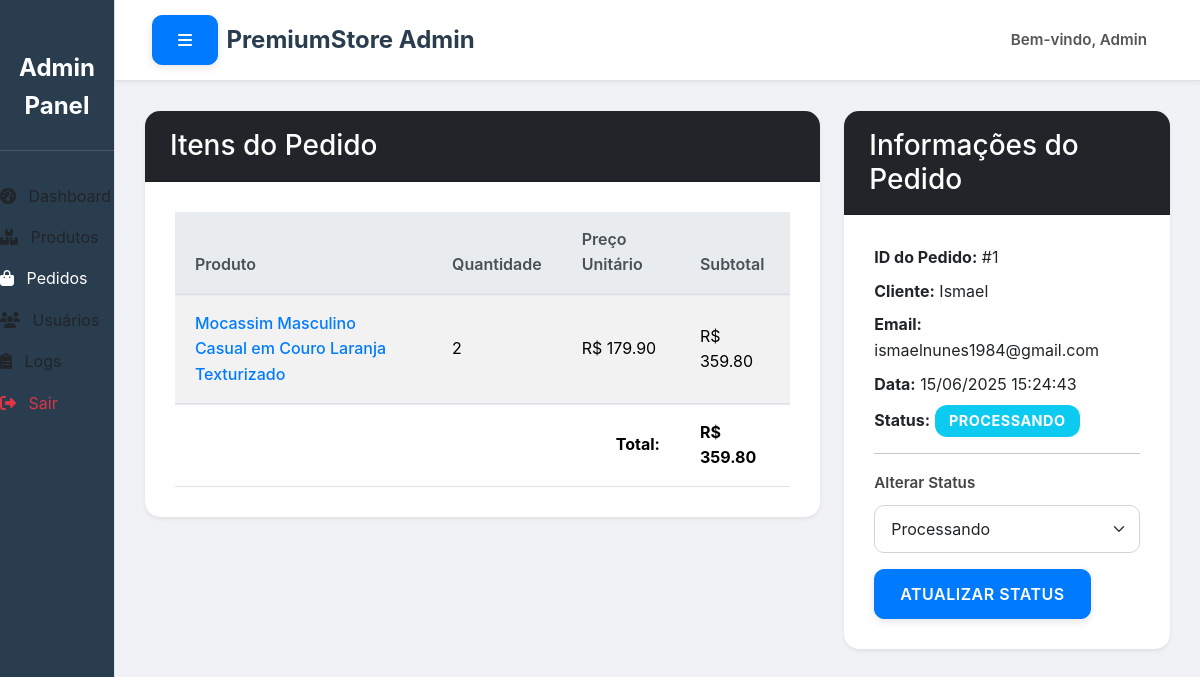
The page /admin/pedidos/1 (signed in) on the database its author committed.
### tables this page shows
CREATE TABLE pedido_itens (
            id INTEGER PRIMARY KEY AUTOINCREMENT,
            pedido_id INTEGER,
            produto_id INTEGER,
            quantidade INTEGER NOT NULL,
            preco_unitario REAL NOT NULL,
            FOREIGN KEY (pedido_id) REFERENCES pedidos(id) ON DELETE CASCADE,
            FOREIGN KEY (produto_id) REFERENCES produtos(id) ON DELETE CASCADE
        );

CREATE TABLE produtos (
            id INTEGER PRIMARY KEY AUTOINCREMENT,
            nome TEXT NOT NULL,
            preco REAL NOT NULL,
            estoque INTEGER NOT NULL,
            descricao TEXT,
            imagem TEXT
        );

CREATE TABLE pedidos (
            id INTEGER PRIMARY KEY AUTOINCREMENT,
            usuario_id INTEGER,
            data TIMESTAMP DEFAULT CURRENT_TIMESTAMP,
            status TEXT DEFAULT 'Pendente',
            total REAL DEFAULT 0.0,
            FOREIGN KEY (usuario_id) REFERENCES usuarios(id)
        );

CREATE TABLE usuarios (
            id INTEGER PRIMARY KEY AUTOINCREMENT,
            nome TEXT NOT NULL,
            email TEXT UNIQUE NOT NULL,
            senha TEXT NOT NULL,
            is_admin BOOLEAN DEFAULT 0
        );

### routes/admin.py (the view)
@admin_bp.route('/pedidos/<int:id>')
@admin_required
def detalhes_pedido(id):
    conn = conectar_db()
    cursor = conn.cursor()
    cursor.execute('''
        SELECT p.id, p.data, p.status, p.total, u.nome, u.email
        FROM pedidos p
        JOIN usuarios u ON p.usuario_id = u.id
        WHERE p.id = ?
    ''', (id,))
    pedido_raw = cursor.fetchone()
    if not pedido_raw:
        conn.close()
        flash('Pedido não encontrado', 'danger')
        return redirect(url_for('admin.admin_pedidos'))
    pedido = dict(pedido_raw)
    if 'data' in pedido and isinstance(pedido['data'], str):
        try:
            pedido['data'] = datetime.datetime.strptime(pedido['data'], '%Y-%m-%d %H:%M:%S')
        except ValueError:
            print(f"Warning: Unexpected date format for order ID {pedido.get('id')}: {pedido['data']}")
    cursor.execute('''
        SELECT pi.quantidade, pi.preco_unitario, pr.nome, pr.id
        FROM pedido_itens pi
        JOIN produtos pr ON pi.produto_id = pr.id
        WHERE pi.pedido_id = ?
    ''', (id,))
    itens = cursor.fetchall() # Itens do pedido podem permanecer como Row, ou converter para dict se necessário no template
    conn.close()
    return render_template('admin/detalhes_pedido.html', pedido=pedido, itens=itens)

### app.py (called while the page is built)
@app.context_processor
def inject_global_data():
    total_itens = 0
    if 'usuario_id' in session:
        usuario_id = session['usuario_id']
        try:
            total_itens = contar_itens_carrinho_db(usuario_id)
        except Exception as e:
            print(f"Erro ao contar itens do carrinho para o usuário {usuario_id}: {e}")
            total_itens = 0
    return {'total_itens': total_itens}

### database.py (called while the page is built)
def conectar_db():
    conn = sqlite3.connect(DB_NAME)
    conn.row_factory = sqlite3.Row # Permite acessar colunas por nome (como dicionário)
    return conn

def contar_itens_carrinho_db(usuario_id):
    conn = conectar_db()
    cursor = conn.cursor()
    cursor.execute('''
    SELECT COALESCE(SUM(quantidade), 0)
    FROM carrinho
    WHERE usuario_id = ?
    ''', (usuario_id,))
    total_itens = cursor.fetchone()[0]
    conn.close()
    return total_itens

### templates/admin/detalhes_pedido.html (shortened to what this page needs)
{% extends "base_admin.html" %}
{% block admin_content %}
<div class="row">
    <div class="col-md-8 mb-4">
        <div class="card shadow-sm">
            <div class="card-header bg-dark text-white">
                <h3 class="card-title mb-0">Itens do Pedido</h3>
            </div>
            <div class="card-body">
                <div class="table-responsive">
                    <table class="table table-striped table-hover align-middle">
                        <thead>
                            <tr>
                                <th scope="col">Produto</th>
                                <th scope="col">Quantidade</th>
                                <th scope="col">Preço Unitário</th>
                                <th scope="col">Subtotal</th>
                            </tr>
                        </thead>
                        <tbody>
                            {% for item in itens %}
                            <tr>
                                <td><a href="{{ url_for('main.detalhes_produto', id=item.id) }}">{{ item.nome }}</a></td>
                                <td>{{ item.quantidade }}</td>
                                <td>R$ {{ "%.2f"|format(item.preco_unitario) }}</td>
                                <td>R$ {{ "%.2f"|format(item.quantidade * item.preco_unitario) }}</td>
                            </tr>
                            {% endfor %}
                            <tr>
                                <td colspan="3" class="text-end"><strong>Total:</strong></td>
                                <td><strong>R$ {{ "%.2f"|format(pedido.total) }}</strong></td>
                            </tr>
                        </tbody>
                    </table>
                </div>
            </div>
        </div>
    </div>
    <div class="col-md-4 mb-4">
        <div class="card shadow-sm">
            <div class="card-header bg-dark text-white">
                <h3 class="card-title mb-0">Informações do Pedido</h3>
            </div>
            <div class="card-body">
                <p class="mb-2"><strong>ID do Pedido:</strong> #{{ pedido.id }}</p>
                <p class="mb-2"><strong>Cliente:</strong> {{ pedido.nome }}</p>
                <p class="mb-2"><strong>Email:</strong> {{ pedido.email }}</p>
                <p class="mb-2"><strong>Data:</strong> {{ pedido.data.strftime('%d/%m/%Y %H:%M:%S') }}</p>
                <p class="mb-2"><strong>Status:</strong>
                    {% set status_class = {
                        'Pendente': 'warning',
                        'Processando': 'info',
                        'Concluído': 'success',
                        'Cancelado': 'danger'
                    }[pedido.status] | default('secondary') %}
                    <span class="badge bg-{{ status_class }}">
                        {{ pedido.status }}
                    </span>
                </p>
                <hr>
                <form method="POST" action="{{ url_for('admin.atualizar_status_pedido', id=pedido.id) }}">
                    <div class="mb-3">
                        <label for="status" class="form-label">Alterar Status</label>
                        <select class="form-select" id="status" name="status">
                            <option value="Processando" {% if pedido.status == 'Processando' %}selected{% endif %}>Processando</option>
                        </select>
                    </div>
                    <button type="submit" class="btn btn-primary">Atualizar Status</button>
                </form>
            </div>
        </div>
    </div>
</div>
{% endblock %}

### static/css/admin.css (style rules this page uses)
body { background-color: #f0f2f5; font-family: 'Inter', sans-serif; margin: 0; padding: 0; line-height: 1.6; color: #333; }
.card { border-radius: 15px; box-shadow: 0 8px 20px rgba(0, 0, 0, 0.1); border: none; overflow: hidden; transition: transform 0.3s ease, box-shadow 0.3s ease; }
.card-header { background-color: #3b5a7a; color: #ffffff; border-top-left-radius: 15px; border-top-right-radius: 15px; padding: 18px 25px; font-size: 1.25em; font-weight: 700; display: flex; align-items: center; }
.card-body { padding: 30px; }
.table { margin-bottom: 0; border-collapse: separate; border-spacing: 0; width: 100%; }
.table thead th { background-color: #e9ecef; color: #495057; font-weight: 600; border-bottom: 2px solid #dee2e6; padding: 15px 20px; text-align: left; }
.table tbody tr td { padding: 15px 20px; vertical-align: middle; border-top: 1px solid #e9ecef; }
.table-striped tbody tr:nth-of-type(odd) { background-color: #f8f9fa; }
.table a { color: #007bff; text-decoration: none; font-weight: 500; }
.btn { border-radius: 10px; font-weight: 600; padding: 12px 25px; transition: all 0.3s ease; box-shadow: 0 3px 8px rgba(0,0,0,0.1); text-transform: uppercase; letter-spacing: 0.5px; }
.btn-primary { background-color: #007bff; border-color: #007bff; }
.badge { padding: 0.6em 1em; border-radius: 0.75rem; font-size: 0.9em; font-weight: 700; text-transform: uppercase; letter-spacing: 0.5px; }
.form-control, .form-select, .form-check-input { border-radius: 10px; border: 1px solid #ced4da; padding: 0.7em 1em; transition: all 0.3s ease-in-out; background-color: #ffffff; }
.form-label { font-weight: 600; margin-bottom: 0.6rem; color: #444; font-size: 0.95em; }

### rows shown on the page
pedido_itens: nome "Mocassim Masculino Casual em Couro Laranja Texturizado", quantidade "2", preco_unitario "179.90", item.quantidade*item.preco_unitario "359.80"
pedidos: total "359.80", id "1", status "PROCESSANDO", status "Processando"
usuarios: nome "Ismael", email "ismaelnunes1984@gmail.com"

### other values the page prints
{{ session.get('usuario_nome', 'Admin') }} "Admin"
{{ pedido.data.strftime('%d/%m/%Y %H:%M:%S') }} "15/06/2025 15:24:43"
